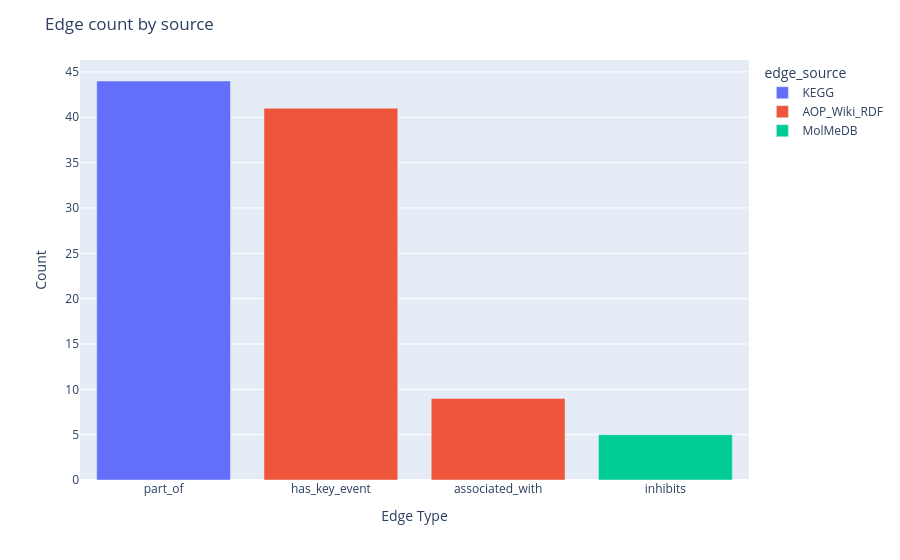

Notebook source saved alongside this figure:
### Code cell
graph_obj.count_edge_by_data_source(plot=True)

### Figure 1 — Plotly figure (JSON) as saved in the notebook; plotly's stock layout.template omitted (floating-point values rounded to 4 significant figures)
{"data": [{"alignmentgroup": "True", "hovertemplate": "edge_source=KEGG<br>edge_type=%{x}<br>count=%{y}<extra></extra>", "legendgroup": "KEGG", "marker": {"color": "#636efa", "pattern": {"shape": ""}}, "name": "KEGG", "offsetgroup": "KEGG", "orientation": "v", "showlegend": true, "textposition": "auto", "type": "bar", "x": ["part_of"], "xaxis": "x", "y": [44], "yaxis": "y"}, {"alignmentgroup": "True", "hovertemplate": "edge_source=AOP_Wiki_RDF<br>edge_type=%{x}<br>count=%{y}<extra></extra>", "legendgroup": "AOP_Wiki_RDF", "marker": {"color": "#EF553B", "pattern": {"shape": ""}}, "name": "AOP_Wiki_RDF", "offsetgroup": "AOP_Wiki_RDF", "orientation": "v", "showlegend": true, "textposition": "auto", "type": "bar", "x": ["has_key_event", "associated_with"], "xaxis": "x", "y": [41, 9], "yaxis": "y"}, {"alignmentgroup": "True", "hovertemplate": "edge_source=MolMeDB<br>edge_type=%{x}<br>count=%{y}<extra></extra>", "legendgroup": "MolMeDB", "marker": {"color": "#00cc96", "pattern": {"shape": ""}}, "name": "MolMeDB", "offsetgroup": "MolMeDB", "orientation": "v", "showlegend": true, "textposition": "auto", "type": "bar", "x": ["inhibits"], "xaxis": "x", "y": [5], "yaxis": "y"}], "layout": {"barmode": "relative", "legend": {"title": {"text": "edge_source"}, "tracegroupgap": 0}, "margin": {"t": 60}, "title": {"text": "Edge count by source"}, "xaxis": {"anchor": "y", "domain": [0, 1], "title": {"text": "Edge Type"}}, "yaxis": {"anchor": "x", "domain": [0, 1], "title": {"text": "Count"}}}}
